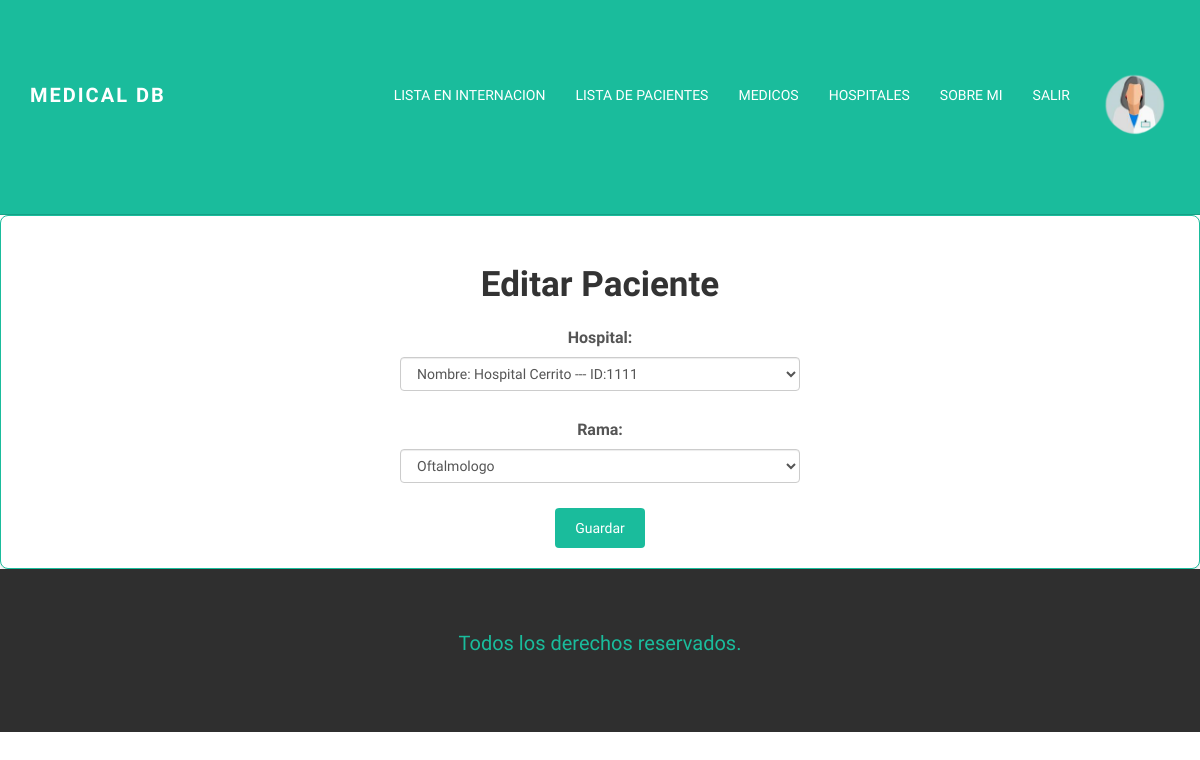
The app's page /MedicalDB/agregar_medico/123461/ (signed in) with its own data.
### medicalapp/models.py (models this page shows, shortened)
class Avatar(models.Model):
        usuario = models.ForeignKey(User, on_delete=models.CASCADE)
        imagen = models.ImageField(upload_to= "avatares", null=True, blank=True)

class Medicos(models.Model):
    user = models.OneToOneField(User, on_delete=models.CASCADE)
    hospital = models.ForeignKey(Hospitales, on_delete=models.SET_NULL, null=True, blank=True)
    rama_choices = (
        ('Traumatologo', 'Traumatologo'),
        ('Oftalmologo', 'Oftalmologo'),
        ('Enfermero', 'Enfermero'),
        ('Cirujano', 'Cirujano'),
    )
    rama = models.CharField(max_length=20, choices=rama_choices)
    numero_matricula = models.AutoField(primary_key=True)

### medicalapp/views.py (the view)
# urls.py: path('agregar_medico/<medico_id>/', editar_medico, name="EditarMedico"),
@login_required
def editar_medico(request, medico_id):
    medico = Medicos.objects.get(numero_matricula=medico_id)
    if request.method == 'POST':
        form = EdicionMedico(request.POST, instance=medico)
        if form.is_valid():
            form.save()
            return redirect('ListaMedicos')
    else:
        form = EdicionMedico(instance=medico)
    return render(request, 'medicalapp/funciones/editarMedico.html', {'form': form, 'medico': medico})

### medicalapp/forms.py
class EdicionMedico(forms.ModelForm):
    class Meta:
        model = Medicos
        fields = ['hospital', 'rama']
    def __init__(self, *args, **kwargs):
        super(EdicionMedico, self).__init__(*args, **kwargs)
        self.fields['hospital'] = forms.ModelChoiceField(
            queryset=Hospitales.objects.all(),
            empty_label="Seleccione un hospital",
            widget=forms.Select(attrs={'class': 'form-control'})
        )
        self.fields['rama'] = forms.ChoiceField(
            choices=RAMA_CHOICES,
            widget=forms.Select(attrs={'class': 'form-control'})
        )

### medicalapp/models.py (called while the page is built)
        def __str__(self):
               return f"Nombre: {self.nombre} --- ID:{self.id}"

### medicalapp/templates/medicalapp/funciones/editarMedico.html (shortened to what this page needs)
{% extends "medicalapp/padre.html" %}
{% block top %}
<div class="container-form">
    <h1>Editar Paciente</h1>
    <form method="post" class="patient-form">
        {{ form.as_p }}
        <button type="submit" class="submit-button">Guardar</button>
    </form>
{% endblock %}
{% block foot %}
<p style = "font-size: 20px;
color: #1ABC9C;
text-align: center;
margin-top: 10px;"> Todos los derechos reservados. </p>
{% endblock %}

### medicalapp/templates/medicalapp/padre.html (shortened to what this page needs)
<!DOCTYPE html>
<html lang="en">
  <head>
	{% load static %}
    <link href="{% static 'medicalapp/assets/css/bootstrap.css' %}" rel="stylesheet">
    <link href="{% static 'medicalapp/assets/css/main.css' %}" rel="stylesheet">
  </head>
  <body>
    <div class="navbar navbar-inverse navbar-static-top">
      <div class="container">
        <div class="navbar-header">
          <a class="navbar-brand" href="{% url 'Inicio' %}">Medical DB</a>
        </div>
        <div class="navbar-collapse collapse">
          <ul class="nav navbar-nav navbar-right">
			{% if request.user.is_authenticated %}
				{% with user.avatar_set.first as userAvatar %}
				{% if userAvatar %}
				<a href="{% url 'EditarUsuario' %}"><img src="{{userAvatar.imagen.url}}" alt="" style="max-width: 100px;"></a>
				{% endif %}
				{% endwith %}
				<li><a href="{% url 'ListaInternados' %}">Lista en Internacion</a></li>
				<li><a href="{% url 'ListaPacientes' %}">Lista de Pacientes</a></li>
				<li><a href="{% url 'ListaMedicos' %}">Medicos</a></li>
				<li><a href="{% url 'ListaHospitales' %}">Hospitales</a></li>
				<li><a href="{% url 'SobreMi' %}">Sobre mi</a></li>
				<li><a href="{% url 'Logout' %}">Salir</a></li>
			{% else %}
			<li><a href="{% url 'Login' %}">Ingresar</a></li>
            <li><a href="{% url 'Registrarse' %}">Registrarse</a></li>
			{% endif %}
          </ul>
        </div>
      </div>
    </div>
	{% block top %}{% endblock %}
		</div>
	<div id="footer">
		{% block foot %}
		{% endblock %}
	</div>
  </body>
</html>

### medicalapp/static/medicalapp/assets/css/main.css (style rules this page uses)
body { background-color: #ffffff; font-family: 'Montserrat', sans-serif; font-weight: 400; font-size: 14px; color: #555; -webkit-font-smoothing: antialiased; -webkit-overflow-scrolling: touch; }
h1, h2, h3, h4, h5, h6 { font-family: 'Montserrat', sans-serif; font-weight: 700; color: #333; }
h1 { font-size: 35px; margin-top: 30px; margin-bottom: 30px; }
p { line-height: 28px; margin-bottom: 25px; font-size: 16px; }
a { color: #1abc9c; word-wrap: break-word; -webkit-transition: color 0.1s ease-in, background 0.1s ease-in; -moz-transition: color 0.1s ease-in, background 0.1s ease-in; -ms-transition: color 0.1s ease-in, background 0.1s ease-in; -o-transition: color 0.1s ease-in, background 0.1s ease-in; transition: color 0.1s ease-in, background 0.1s ease-in; }
a:before, a:after { -webkit-transition: color 0.1s ease-in, background 0.1s ease-in; -moz-transition: color 0.1s ease-in, background 0.1s ease-in; -ms-transition: color 0.1s ease-in, background 0.1s ease-in; -o-transition: color 0.1s ease-in, background 0.1s ease-in; transition: color 0.1s ease-in, background 0.1s ease-in; }
.navbar { text-transform: uppercase; margin-bottom: 0px; }
.navbar-inverse { padding-bottom: 70px; padding-top: 70px; }
.navbar-inverse { background-color: #1abc9c; border-color: #16a085; }
.navbar-inverse .navbar-nav > li > a { color: white; }
.navbar-brand { font-weight: 700; font-size: 20px; letter-spacing: 2px; }
.navbar-inverse .navbar-brand { color: white; }
#footer { background-color: #2f2f2f; padding-top: 50px; padding-bottom: 50px; }
#footer p { color: white; }

### medicalapp/templates/medicalapp/funciones/editarMedico.html (style rules this page uses)
.container-form { background-color: #fff; border: 1px solid #1ABC9C; border-radius: 8px; padding: 20px; box-shadow: 0 2px 4px rgba(0, 0, 0, 0.1); text-align: center; }
h1 { color: #333; margin-bottom: 20px; }
.patient-form { max-width: 400px; margin: 0 auto; }
.submit-button { background-color: #1ABC9C; color: #fff; border: none; border-radius: 4px; padding: 10px 20px; cursor: pointer; }
input[type="text"], select { width: 100%; padding: 10px; margin-bottom: 10px; border: 1px solid #4F4F4F; border-radius: 4px; }

### records on screen
Avatar: imagen (picture)
Medicos: hospital "Nombre: Hospital Cerrito --- ID:1111", rama "Oftalmologo"
